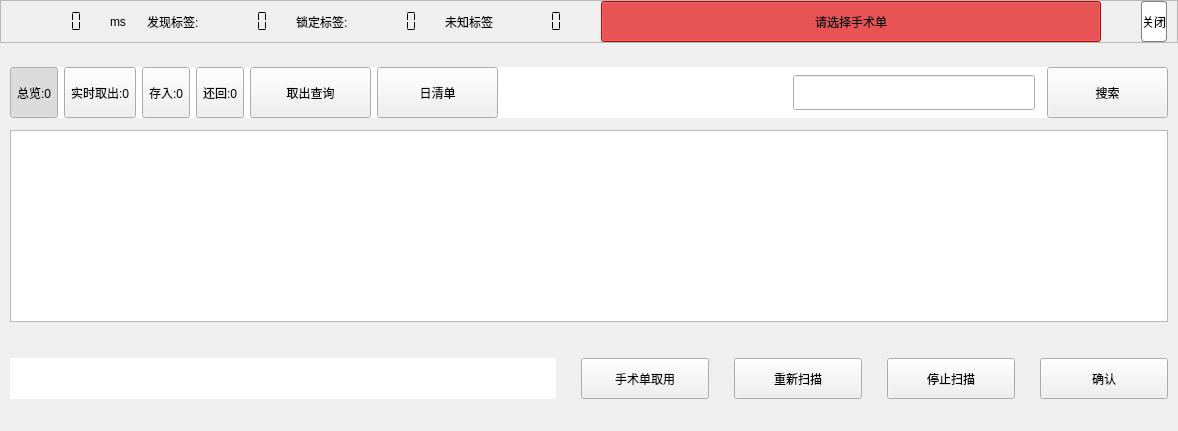
        <widget class="QWidget" name="page_tab">
         <property name="styleSheet">
          <string notr="true"/>
         </property>
         <layout class="QVBoxLayout" name="verticalLayout_3" stretch="1,8,0">
          <property name="spacing">
           <number>4</number>
          </property>
          <property name="leftMargin">
           <number>0</number>
          </property>
          <property name="topMargin">
           <number>0</number>
          </property>
          <property name="rightMargin">
           <number>0</number>
          </property>
          <property name="bottomMargin">
           <number>9</number>
          </property>
          <item>
           <widget class="QFrame" name="frame_title">
            <property name="maximumSize">
             <size>
              <width>16777215</width>
              <height>70</height>
             </size>
            </property>
            <property name="frameShape">
             <enum>QFrame::StyledPanel</enum>
            </property>
            <property name="frameShadow">
             <enum>QFrame::Raised</enum>
            </property>
            <layout class="QHBoxLayout" name="horizontalLayout_5" stretch="9,0,5,1">
             <property name="spacing">
              <number>0</number>
             </property>
             <property name="leftMargin">
              <number>0</number>
             </property>
             <property name="topMargin">
              <number>0</number>
             </property>
             <property name="rightMargin">
              <number>10</number>
             </property>
             <property name="bottomMargin">
              <number>0</number>
             </property>
             <item>
              <widget class="QFrame" name="frame_2">
               <property name="sizePolicy">
                <sizepolicy hsizetype="Maximum" vsizetype="Preferred">
                 <horstretch>0</horstretch>
                 <verstretch>0</verstretch>
                </sizepolicy>
               </property>
               <property name="minimumSize">
                <size>
                 <width>600</width>
                 <height>0</height>
                </size>
               </property>
               <property name="styleSheet">
                <string notr="true">color: rgb(0, 0, 0);
border:0px solid grey;</string>
               </property>
               <property name="frameShape">
                <enum>QFrame::StyledPanel</enum>
               </property>
               <property name="frameShadow">
                <enum>QFrame::Raised</enum>
               </property>
               <layout class="QHBoxLayout" name="horizontalLayout_6">
                <item>
                 <widget class="QLCDNumber" name="scan_timer">
                  <property name="sizePolicy">
                   <sizepolicy hsizetype="Maximum" vsizetype="Minimum">
                    <horstretch>0</horstretch>
                    <verstretch>0</verstretch>
                   </sizepolicy>
                  </property>
                  <property name="frameShape">
                   <enum>QFrame::NoFrame</enum>
                  </property>
                  <property name="segmentStyle">
                   <enum>QLCDNumber::Flat</enum>
                  </property>
                 </widget>
                </item>
                <item>
                 <widget class="QLabel" name="in_count">
                  <property name="sizePolicy">
                   <sizepolicy hsizetype="Maximum" vsizetype="Preferred">
                    <horstretch>0</horstretch>
                    <verstretch>0</verstretch>
                   </sizepolicy>
                  </property>
                  <property name="text">
                   <string>ms</string>
                  </property>
                 </widget>
                </item>
                <item>
                 <widget class="QLabel" name="label_2">
                  <property name="sizePolicy">
                   <sizepolicy hsizetype="Maximum" vsizetype="Preferred">
                    <horstretch>0</horstretch>
                    <verstretch>0</verstretch>
                   </sizepolicy>
                  </property>
                  <property name="text">
                   <string>发现标签:</string>
                  </property>
                 </widget>
                </item>
                <item>
                 <widget class="QLCDNumber" name="count">
                  <property name="sizePolicy">
                   <sizepolicy hsizetype="Maximum" vsizetype="Minimum">
                    <horstretch>0</horstretch>
                    <verstretch>0</verstretch>
                   </sizepolicy>
                  </property>
                  <property name="frameShape">
                   <enum>QFrame::NoFrame</enum>
                  </property>
                  <property name="digitCount">
                   <number>4</number>
                  </property>
                  <property name="segmentStyle">
                   <enum>QLCDNumber::Flat</enum>
                  </property>
                 </widget>
                </item>
                <item>
                 <widget class="QLabel" name="label_3">
                  <property name="sizePolicy">
                   <sizepolicy hsizetype="Maximum" vsizetype="Preferred">
                    <horstretch>0</horstretch>
                    <verstretch>0</verstretch>
                   </sizepolicy>
                  </property>
                  <property name="text">
                   <string>锁定标签:</string>
                  </property>
                 </widget>
                </item>
                <item>
                 <widget class="QLCDNumber" name="lock_count">
                  <property name="sizePolicy">
                   <sizepolicy hsizetype="Maximum" vsizetype="Minimum">
                    <horstretch>0</horstretch>
                    <verstretch>0</verstretch>
                   </sizepolicy>
                  </property>
                  <property name="frameShape">
                   <enum>QFrame::NoFrame</enum>
                  </property>
                  <property name="digitCount">
                   <number>4</number>
                  </property>
                  <property name="segmentStyle">
                   <enum>QLCDNumber::Flat</enum>
                  </property>
                 </widget>
                </item>
                <item>
                 <widget class="QLabel" name="label_5">
                  <property name="sizePolicy">
                   <sizepolicy hsizetype="Maximum" vsizetype="Preferred">
                    <horstretch>0</horstretch>
                    <verstretch>0</verstretch>
                   </sizepolicy>
                  </property>
                  <property name="text">
                   <string>未知标签</string>
                  </property>
                 </widget>
                </item>
                <item>
                 <widget class="QLCDNumber" name="unknow_count">
                  <property name="sizePolicy">
                   <sizepolicy hsizetype="Maximum" vsizetype="Minimum">
                    <horstretch>0</horstretch>
                    <verstretch>0</verstretch>
                   </sizepolicy>
                  </property>
                  <property name="frameShape">
                   <enum>QFrame::NoFrame</enum>
                  </property>
                  <property name="digitCount">
                   <number>4</number>
                  </property>
                  <property name="segmentStyle">
                   <enum>QLCDNumber::Flat</enum>
                  </property>
                 </widget>
                </item>
               </layout>
              </widget>
             </item>
             <item>
              <widget class="QPushButton" name="operation">
               <property name="sizePolicy">
                <sizepolicy hsizetype="Minimum" vsizetype="Preferred">
                 <horstretch>0</horstretch>
                 <verstretch>0</verstretch>
                </sizepolicy>
               </property>
               <property name="minimumSize">
                <size>
                 <width>500</width>
                 <height>0</height>
                </size>
               </property>
               <property name="focusPolicy">
                <enum>Qt::NoFocus</enum>
               </property>
               <property name="styleSheet">
                <string notr="true">QPushButton::checked{
	background-color: rgb(247,10,12);
}</string>
               </property>
               <property name="text">
                <string>请选择手术单</string>
               </property>
               <property name="checkable">
                <bool>true</bool>
               </property>
               <property name="checked">
                <bool>true</bool>
               </property>
              </widget>
             </item>
             <item>
              <spacer name="horizontalSpacer_2">
               <property name="orientation">
                <enum>Qt::Horizontal</enum>
               </property>
               <property name="sizeHint" stdset="0">
                <size>
                 <width>40</width>
                 <height>20</height>
                </size>
               </property>
              </spacer>
             </item>
             <item>
              <widget class="QPushButton" name="close">
               <property name="sizePolicy">
                <sizepolicy hsizetype="Minimum" vsizetype="Preferred">
                 <horstretch>0</horstretch>
                 <verstretch>0</verstretch>
                </sizepolicy>
               </property>
               <property name="maximumSize">
                <size>
                 <width>96</width>
                 <height>43</height>
                </size>
               </property>
               <property name="focusPolicy">
                <enum>Qt::NoFocus</enum>
               </property>
               <property name="styleSheet">
                <string notr="true">border:1px solid grey;
background-color: rgb(255, 255, 255);
color: rgb(0, 0, 0);
border-radius:3px;</string>
               </property>
               <property name="text">
                <string>关闭</string>
               </property>
               <property name="flat">
                <bool>false</bool>
               </property>
              </widget>
             </item>
            </layout>
           </widget>
          </item>
          <item>
           <widget class="QFrame" name="tab_frame">
            <property name="styleSheet">
             <string notr="true"/>
            </property>
            <layout class="QVBoxLayout" name="verticalLayout_5" stretch="0,1">
             <property name="spacing">
              <number>12</number>
             </property>
             <property name="leftMargin">
              <number>10</number>
             </property>
             <property name="topMargin">
              <number>20</number>
             </property>
             <property name="rightMargin">
              <number>10</number>
             </property>
             <item>
              <widget class="QFrame" name="filter_frame">
               <property name="styleSheet">
                <string notr="true">#filter_frame{
background-color: rgb(255,255,255);
border:0px solid rgb(238, 238, 236);
}</string>
               </property>
               <property name="frameShape">
                <enum>QFrame::StyledPanel</enum>
               </property>
               <layout class="QHBoxLayout" name="horizontalLayout_7" stretch="0,0,0,0">
                <property name="spacing">
                 <number>12</number>
                </property>
                <property name="leftMargin">
                 <number>0</number>
                </property>
                <property name="topMargin">
                 <number>0</number>
                </property>
                <property name="rightMargin">
                 <number>0</number>
                </property>
                <property name="bottomMargin">
                 <number>0</number>
                </property>
                <item>
                 <widget class="QStackedWidget" name="stack_menu">
                  <property name="frameShape">
                   <enum>QFrame::NoFrame</enum>
                  </property>
                  <property name="frameShadow">
                   <enum>QFrame::Raised</enum>
                  </property>
                  <widget class="QWidget" name="stackedWidget_3Page1">
                   <layout class="QHBoxLayout" name="horizontalLayout_8">
                    <property name="leftMargin">
                     <number>0</number>
                    </property>
                    <property name="topMargin">
                     <number>0</number>
                    </property>
                    <property name="rightMargin">
                     <number>0</number>
                    </property>
                    <property name="bottomMargin">
                     <number>0</number>
                    </property>
                    <item>
                     <widget class="QToolButton" name="tab_filter_all">
                      <property name="sizePolicy">
                       <sizepolicy hsizetype="Maximum" vsizetype="Preferred">
                        <horstretch>0</horstretch>
                        <verstretch>0</verstretch>
                       </sizepolicy>
                      </property>
                      <property name="text">
                       <string>总览:0</string>
                      </property>
                      <property name="checkable">
                       <bool>true</bool>
                      </property>
                      <property name="checked">
                       <bool>true</bool>
                      </property>
                      <property name="autoExclusive">
                       <bool>true</bool>
                      </property>
                     </widget>
                    </item>
                    <item>
                     <widget class="QToolButton" name="tab_filter_out">
                      <property name="sizePolicy">
                       <sizepolicy hsizetype="Maximum" vsizetype="Fixed">
                        <horstretch>0</horstretch>
                        <verstretch>0</verstretch>
                       </sizepolicy>
                      </property>
                      <property name="minimumSize">
                       <size>
                        <width>0</width>
                        <height>51</height>
                       </size>
                      </property>
                      <property name="text">
                       <string>实时取出:0</string>
                      </property>
                      <property name="checkable">
                       <bool>true</bool>
                      </property>
                      <property name="checked">
                       <bool>false</bool>
                      </property>
                      <property name="autoExclusive">
                       <bool>true</bool>
                      </property>
                     </widget>
                    </item>
                    <item>
                     <widget class="QToolButton" name="tab_filter_new">
                      <property name="sizePolicy">
                       <sizepolicy hsizetype="Preferred" vsizetype="Preferred">
                        <horstretch>0</horstretch>
                        <verstretch>0</verstretch>
                       </sizepolicy>
                      </property>
                      <property name="text">
                       <string>存入:0</string>
                      </property>
                      <property name="checkable">
                       <bool>true</bool>
                      </property>
                      <property name="autoExclusive">
                       <bool>true</bool>
                      </property>
                     </widget>
                    </item>
                    <item>
                     <widget class="QToolButton" name="tab_filter_back">
                      <property name="sizePolicy">
                       <sizepolicy hsizetype="Preferred" vsizetype="Preferred">
                        <horstretch>0</horstretch>
                        <verstretch>0</verstretch>
                       </sizepolicy>
                      </property>
                      <property name="text">
                       <string>还回:0</string>
                      </property>
                      <property name="checkable">
                       <bool>true</bool>
                      </property>
                      <property name="checked">
                       <bool>false</bool>
                      </property>
                      <property name="autoExclusive">
                       <bool>true</bool>
                      </property>
                     </widget>
                    </item>
                    <item>
                     <widget class="QToolButton" name="tab_check_out">
                      <property name="minimumSize">
                       <size>
                        <width>121</width>
                        <height>51</height>
                       </size>
                      </property>
                      <property name="text">
                       <string>取出查询</string>
                      </property>
                     </widget>
                    </item>
                    <item>
                     <widget class="QToolButton" name="tab_day_list">
                      <property name="minimumSize">
                       <size>
                        <width>121</width>
                        <height>51</height>
                       </size>
                      </property>
                      <property name="text">
                       <string>日清单</string>
                      </property>
                     </widget>
                    </item>
                    <item>
                     <spacer name="horizontalSpacer">
                      <property name="orientation">
                       <enum>Qt::Horizontal</enum>
                      </property>
                      <property name="sizeHint" stdset="0">
                       <size>
                        <width>40</width>
                        <height>20</height>
                       </size>
                      </property>
                     </spacer>
                    </item>
                   </layout>
                  </widget>
                 </widget>
                </item>
                <item>
                 <spacer name="horizontalSpacer_3">
                  <property name="orientation">
                   <enum>Qt::Horizontal</enum>
                  </property>
                  <property name="sizeHint" stdset="0">
                   <size>
                    <width>20</width>
                    <height>20</height>
                   </size>
                  </property>
                 </spacer>
                </item>
                <item>
                 <widget class="QLineEdit" name="lineEdit">
                  <property name="minimumSize">
                   <size>
                    <width>0</width>
                    <height>35</height>
                   </size>
                  </property>
                 </widget>
                </item>
                <item>
                 <widget class="QToolButton" name="search">
                  <property name="minimumSize">
                   <size>
                    <width>121</width>
                    <height>51</height>
                   </size>
                  </property>
                  <property name="text">
                   <string>搜索</string>
                  </property>
                 </widget>
                </item>
               </layout>
              </widget>
             </item>
             <item>
              <widget class="QTableView" name="tab_view">
               <property name="styleSheet">
                <string notr="true"/>
               </property>
               <property name="selectionMode">
                <enum>QAbstractItemView::SingleSelection</enum>
               </property>
               <property name="selectionBehavior">
                <enum>QAbstractItemView::SelectRows</enum>
               </property>
               <property name="sortingEnabled">
                <bool>true</bool>
               </property>
               <property name="wordWrap">
                <bool>false</bool>
               </property>
               <attribute name="verticalHeaderVisible">
                <bool>false</bool>
               </attribute>
              </widget>
             </item>
            </layout>
           </widget>
          </item>
          <item>
           <layout class="QHBoxLayout" name="horizontalLayout_3" stretch="6,0,1,0,0">
            <property name="spacing">
             <number>25</number>
            </property>
            <property name="sizeConstraint">
             <enum>QLayout::SetFixedSize</enum>
            </property>
            <property name="leftMargin">
             <number>10</number>
            </property>
            <property name="topMargin">
             <number>23</number>
            </property>
            <property name="rightMargin">
             <number>10</number>
            </property>
            <property name="bottomMargin">
             <number>23</number>
            </property>
            <item>
             <widget class="QLabel" name="msg">
              <property name="styleSheet">
               <string notr="true">background-color: rgb(255, 255, 255);
color: rgb(85, 87, 83);</string>
              </property>
              <property name="text">
               <string/>
              </property>
             </widget>
            </item>
            <item>
             <widget class="QPushButton" name="pushButton_3">
              <property name="sizePolicy">
               <sizepolicy hsizetype="Maximum" vsizetype="Preferred">
                <horstretch>0</horstretch>
                <verstretch>0</verstretch>
               </sizepolicy>
              </property>
              <property name="minimumSize">
               <size>
                <width>128</width>
                <height>41</height>
               </size>
              </property>
              <property name="text">
               <string>手术单取用</string>
              </property>
             </widget>
            </item>
            <item>
             <widget class="QPushButton" name="fresh">
              <property name="sizePolicy">
               <sizepolicy hsizetype="Maximum" vsizetype="Preferred">
                <horstretch>0</horstretch>
                <verstretch>0</verstretch>
               </sizepolicy>
              </property>
              <property name="minimumSize">
               <size>
                <width>128</width>
                <height>41</height>
               </size>
              </property>
              <property name="maximumSize">
               <size>
                <width>16777215</width>
                <height>41</height>
               </size>
              </property>
              <property name="focusPolicy">
               <enum>Qt::NoFocus</enum>
              </property>
              <property name="text">
               <string>重新扫描</string>
              </property>
             </widget>
            </item>
            <item>
             <widget class="QPushButton" name="stop_scan">
              <property name="sizePolicy">
               <sizepolicy hsizetype="Maximum" vsizetype="Preferred">
                <horstretch>0</horstretch>
                <verstretch>0</verstretch>
               </sizepolicy>
              </property>
              <property name="minimumSize">
               <size>
                <width>128</width>
                <height>41</height>
               </size>
              </property>
              <property name="maximumSize">
               <size>
                <width>16777215</width>
                <height>41</height>
               </size>
              </property>
              <property name="text">
               <string>停止扫描</string>
              </property>
             </widget>
            </item>
            <item>
             <widget class="QPushButton" name="OK">
              <property name="sizePolicy">
               <sizepolicy hsizetype="Maximum" vsizetype="Preferred">
                <horstretch>0</horstretch>
                <verstretch>0</verstretch>
               </sizepolicy>
              </property>
              <property name="minimumSize">
               <size>
                <width>128</width>
                <height>41</height>
               </size>
              </property>
              <property name="maximumSize">
               <size>
                <width>16777215</width>
                <height>41</height>
               </size>
              </property>
              <property name="focusPolicy">
               <enum>Qt::NoFocus</enum>
              </property>
              <property name="text">
               <string>确认</string>
              </property>
             </widget>
            </item>
           </layout>
          </item>
         </layout>
        </widget>
